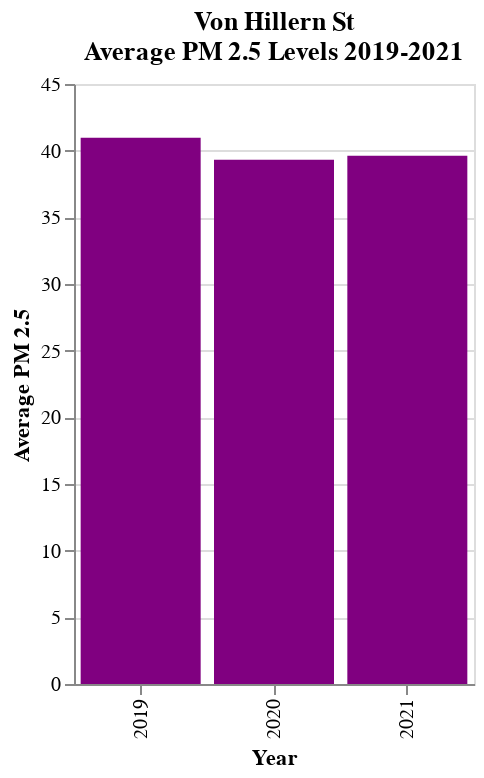

The cell this chart's notebook holds for it:
### Code cell
# Create Bar Chart of Average PM 2.5 Levels in Von Hillern St from 2019-2021 

chart3 = alt.Chart(VHS, title = ('Von Hillern St', 'Average PM 2.5 Levels 2019-2021')).mark_bar(color = "purple").encode(
    x='Year:O',
    y=alt.Y('PM25:Q', title = "Average PM 2.5")
).properties(width=200)

chart3

### Figure 1 — Vega-Lite specification as saved in the notebook (floating-point values rounded to 4 significant figures)
{"config": {"view": {"continuousWidth": 400, "continuousHeight": 300}}, "data": {"name": "data-f962d695b126060f804c6c345ad46d09"}, "mark": {"type": "bar", "color": "purple"}, "encoding": {"x": {"field": "Year", "type": "ordinal"}, "y": {"field": "PM25", "title": "Average PM 2.5", "type": "quantitative"}}, "title": ["Von Hillern St", "Average PM 2.5 Levels 2019-2021"], "width": 200, "$schema": "https://vega.github.io/schema/vega-lite/v4.17.0.json", "datasets": {"data-f962d695b126060f804c6c345ad46d09": [{"Year": 2019, "Site Name (of Overall AQI)": "VON HILLERN ST", "Overall AQI Value\t": 41.74, "PM25": 40.97, "Latitude": 42.33, "Longitude": -71.06}, {"Year": 2020, "Site Name (of Overall AQI)": "VON HILLERN ST", "Overall AQI Value\t": 39.9, "PM25": 39.32, "Latitude": 42.33, "Longitude": -71.06}, {"Year": 2021, "Site Name (of Overall AQI)": "VON HILLERN ST", "Overall AQI Value\t": 40.62, "PM25": 39.62, "Latitude": 42.33, "Longitude": -71.06}]}}
